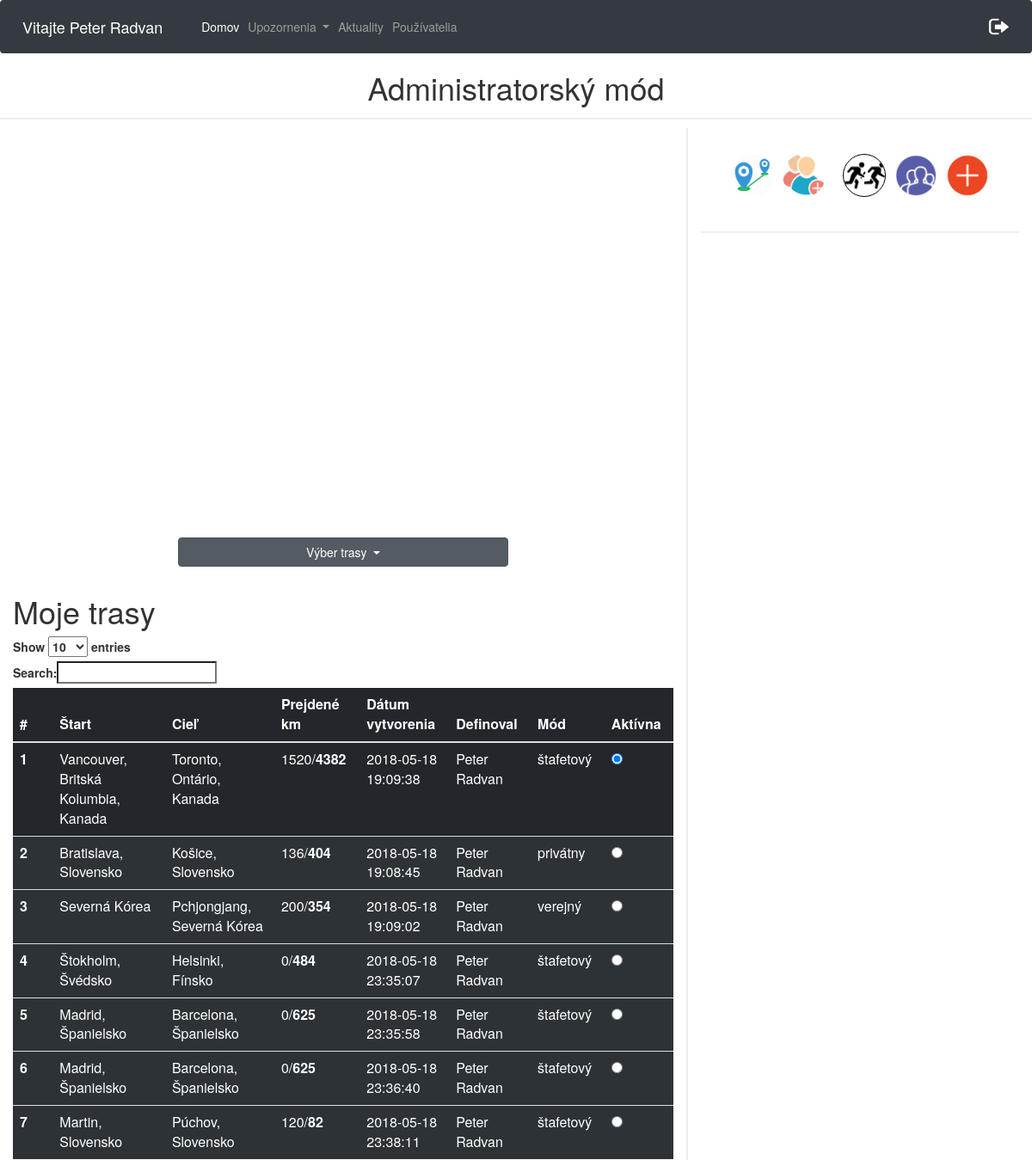
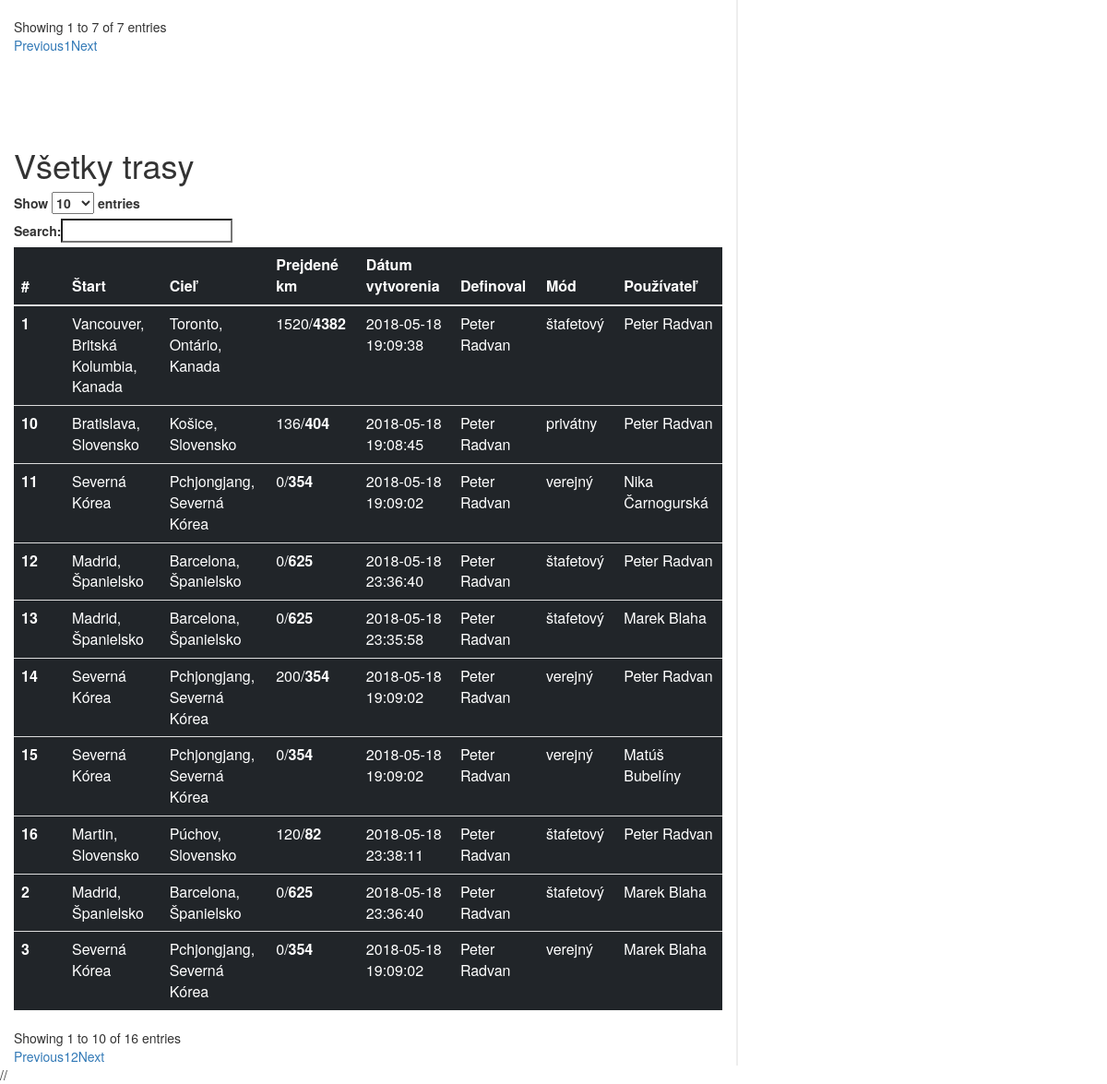
Screenshot of /cestyAdmin.php (signed in) with the database file from the repository (2 pictures, top to bottom).
### tables this page shows
CREATE TABLE `pouzivatelia` (
  `id` int(11) NOT NULL,
  `meno` varchar(20) NOT NULL,
  `priezvisko` varchar(20) NOT NULL,
  `email` varchar(40) NOT NULL,
  `heslo` varchar(60) NOT NULL,
  `stredna_skola` varchar(40) NOT NULL,
  `stredna_skola_adresa` varchar(60) NOT NULL,
  `ulica` varchar(40) NOT NULL,
  `psc` varchar(10) NOT NULL,
  `obec` varchar(40) NOT NULL,
  `rola` varchar(10) NOT NULL DEFAULT 'user',
  `odoberatel` tinyint(1) NOT NULL DEFAULT '0',
  `prve_prihlasenie` int(11) NOT NULL DEFAULT '0',
  `id_timu` int(11) DEFAULT NULL
);

CREATE TABLE `trasa_pouzivatel` (
  `id` int(11) NOT NULL,
  `id_pouzivatel` int(11) NOT NULL,
  `id_trasa` int(11) NOT NULL,
  `prejdene_km` int(11) NOT NULL,
  `aktivna_trasa` int(11) NOT NULL
);

CREATE TABLE `trasa` (
  `id` int(10) UNSIGNED NOT NULL,
  `start_nazov` varchar(50) NOT NULL,
  `start_lat` varchar(20) NOT NULL,
  `start_long` varchar(20) NOT NULL,
  `ciel_nazov` varchar(50) NOT NULL,
  `ciel_lat` varchar(20) NOT NULL,
  `ciel_long` varchar(20) NOT NULL,
  `celkove_km` double NOT NULL,
  `datum_vytvorenia` datetime NOT NULL,
  `mod_trasy` varchar(20) NOT NULL,
  `id_user` int(11) NOT NULL,
  `vytvoril` varchar(100) NOT NULL
);

### cestyAdmin.php (the view, shortened to what this page needs)
<html>
<head>
    <link rel="stylesheet" href="https://maxcdn.bootstrapcdn.com/bootstrap/4.0.0/css/bootstrap.min.css">
    <link rel="stylesheet" type="text/css" href="https://maxcdn.bootstrapcdn.com/bootstrap/3.3.7/css/bootstrap.min.css">
    <link rel="stylesheet" type="text/css" href="https://cdn.datatables.net/1.10.16/css/dataTables.bootstrap.min.css">
    <link rel="stylesheet" href="./css/cesty.css">
</head>
<body>
<nav class="navbar navbar-expand-lg  navbar-dark bg-dark">
        <span class="navbar-brand" >
            <?php
            $conn = new mysqli($servername, $username, $password, $dbname);
            $conn->set_charset("UTF8");
            $email= $_SESSION['email'];
            $query="SELECT meno, priezvisko from pouzivatelia WHERE email='$email'";
            $result = mysqli_query($conn,$query);
            while ($data = mysqli_fetch_array($result)){
                echo "Vitajte ".$data['meno']." ".$data['priezvisko'];
            }
            ?>
        </span>
    <div class="collapse navbar-collapse" id="navbarSupportedContent">
        <ul class="navbar-nav mr-auto">
            <li class="nav-item active">
                <a class="nav-link" href="cestyAdmin.php">Domov</a>
            </li>
            <li class="nav-item dropdown">
                <a class="nav-link dropdown-toggle" href="#" id="navbarDropdown" role="button" data-toggle="dropdown" aria-haspopup="true" aria-expanded="false">
                    Upozornenia
                </a>
            </li>
            <li class="nav-item">
                <a class="nav-link" href="aktuality.php">
                    Aktuality
                </a>
            </li>
            <li class="nav-item" id="registracia" style="display: none;">
                <a class="nav-link" href="registraciaPouzivatela.php">
                    Používatelia
                </a>
            </li>
        </ul>
        <ul class="nav navbar-nav navbar-right">
            <li><a href="aktuality.php?odhlasenie='1'"><img src="logOut.png" width="25px" height="20px"></a></li>
        </ul>
    </div>
</nav>
<h1 class="adminMode">Administratorský mód</h1>
<div class="row">
    <div class="col-8 leftCol">
        <div id="myMap" style="height: 400px; width: 70%"></div>
        <div class="dropdown show " id="trasyId">
            <a class="btn btn-secondary dropdown-toggle" href="#" role="button" id="dropdownMenuLink" data-toggle="dropdown" aria-haspopup="true" aria-expanded="false">
                Výber trasy
            </a>
            <?php
            $conn = new mysqli($servername, $username, $password, $dbname);
            $conn->set_charset("UTF8");
            $idU = $_SESSION['id'];
            $sql = "SELECT trasa.id as tid, pouzivatelia.id, trasa.start_nazov, trasa.ciel_nazov, trasa_pouzivatel.prejdene_km, trasa.celkove_km, trasa.datum_vytvorenia, trasa_pouzivatel.aktivna_trasa, trasa.mod_trasy, trasa.vytvoril
                    FROM trasa_pouzivatel
                    INNER JOIN trasa ON trasa.id = trasa_pouzivatel.id_trasa
                    INNER JOIN pouzivatelia on pouzivatelia.id = trasa_pouzivatel.id_pouzivatel
                    WHERE trasa_pouzivatel.id_pouzivatel = $idU ORDER BY aktivna_trasa DESC";
            ?>
        </div>
        <h1>Moje trasy</h1>
        <table class="table table-dark" id="privatneTrasy">
            <thead>
            <tr>
                <th scope="col">#</th>
                <th scope="col">Štart</th>
                <th scope="col">Cieľ</th>
                <th scope="col">Prejdené km</th>
                <th scope="col">Dátum vytvorenia</th>
                <th scope="col">Definoval</th>
                <th scope="col">Mód</th>
                <th scope="col">Aktívna</th>
            </tr>
            </thead>
            <tbody>
            <?php
            $i = 1;
            if ($result = $conn->query($sql)) {
                while ($row = $result->fetch_object()) {
                    echo "<tr>";
                    echo "<th scope='row'>$i <span class='spanId' >$row->id</span><span class='spanTid' >$row->tid</span></th>";
                    echo "<td>$row->start_nazov</td>";
                    echo "<td>$row->ciel_nazov</td>";
                    echo "<td>$row->prejdene_km/<b>".round($row->celkove_km)."</b></td>";
                    echo "<td>$row->datum_vytvorenia</td>";
                    echo "<td>$row->vytvoril</td>";
                    echo "<td>$row->mod_trasy</td>";
                    if($row->aktivna_trasa > 0){
                        echo "<td><input onclick='check($i)' class='radio' type='radio' checked> </td>";
                    }
                    else{
                        echo "<td><input onclick='check($i)' class='radio' type='radio' ></td>";
                    }
                    echo "</tr>";
                    $i++;
                }
            }
            ?>
            </tbody>
        </table>
        <h1 style="margin-top: 100px;">Všetky trasy</h1>
        <table class="table table-dark" id="vsetkyTrasy">
            <thead>
            <tr>
                <th scope="col">#</th>
                <th scope="col">Štart</th>
                <th scope="col">Cieľ</th>
                <th scope="col">Prejdené km</th>
                <th scope="col">Dátum vytvorenia</th>
                <th scope="col">Definoval</th>
                <th scope="col">Mód</th>
                <th scope="col">Používateľ</th>
            </tr>
            </thead>
            <tbody>
            <?php
            $sql = "SELECT trasa.id as tid, pouzivatelia.id, pouzivatelia.meno, pouzivatelia.priezvisko, trasa.start_nazov, trasa.ciel_nazov, trasa_pouzivatel.prejdene_km, trasa.celkove_km, trasa.datum_vytvorenia, trasa_pouzivatel.aktivna_trasa, trasa.mod_trasy, trasa.vytvoril
                    FROM trasa_pouzivatel
                    INNER JOIN trasa ON trasa.id = trasa_pouzivatel.id_trasa
                    INNER JOIN pouzivatelia on pouzivatelia.id = trasa_pouzivatel.id_pouzivatel
                    ORDER BY aktivna_trasa DESC";
            $i = 1;
            if ($result = $conn->query($sql)) {
                while ($row = $result->fetch_object()) {
                    echo "<tr>";
                    echo "<th scope='row'>$i <span class='spanId' >$row->id</span><span class='spanTid' >$row->tid</span></th>";
                    echo "<td>$row->start_nazov</td>";
                    echo "<td>$row->ciel_nazov</td>";
                    echo "<td>$row->prejdene_km/<b>".round($row->celkove_km)."</b></td>";
                    echo "<td>$row->datum_vytvorenia</td>";
                    echo "<td>$row->vytvoril</td>";
                    echo "<td>$row->mod_trasy</td>";
                    echo "<td>$row->meno $row->priezvisko</td>";
                    echo "</tr>";
                    $i++;
                }
            }
            ?>
            </tbody>
        </table>
    </div>
    <div class="col-4 rightCol">
        <img src="img/add.png"    id="privateBtn" class="addBtn" alt="add">
        <img src="img/public.png" id="publicBtn" class="addBtn" alt="add">
        <img src="img/relay.png"  id="relayBtn" class="addBtn" alt="add">
        <a href="stafetovyMod.php" > <img src="img/addpeople.png" id="addPeople" class="addBtn" alt="add"></a>
        <img src="img/distance.png" id="distanceBtn" class="addBtn" alt="add">
        <div class="progressDiv">
        </div>
    </div>
</div>
//<script src="https://cdnjs.cloudflare.com/ajax/libs/progressbar.js/1.0.1/progressbar.min.js"></script>
</body>
</html>

### css/cesty.css (style rules this page uses)
.leftCol { border-right: 2px solid #eee !important; }
.row { box-sizing: border-box !important; margin:0; }
#myMap { margin: 5% auto; }
#dropdownMenuLink { width:100% !important; margin-bottom:3% !important; }
#trasyId { margin: 0 auto; width:50% !important; }
.addBtn { position: absolute; top:30px; right:50px; width: 50px; height:50px; transition: all 0.3s linear; border-radius: 50%; }
.addBtn:nth-child(2) { right:110px; }
.addBtn:nth-child(3) { right:170px; border-radius: 50%; border: 1px solid black; }
#distanceBtn { left:50px; }
.addBtn:nth-child(5) { left:50px; background: #fff; border-radius: 50%; }
#addPeople { left:110px; }
#privatneTrasy tr { background: rgba(50,56,62,0.7); }
#privatneTrasy tr:first-child { background: rgba(50,56,62,0.1); }
.adminMode { text-align: center; border-bottom:2px solid #eeeeee; padding-bottom: 15px; }
.progressDiv { border-top: 2px solid #eee; margin-top: 120px; }

### rows the page displays
pouzivatelia: meno "Peter", priezvisko "Radvan"
trasa_pouzivatel: id_trasa.start_nazov "Vancouver, Britská Kolumbia, Kanada", id_trasa.ciel_nazov "Toronto, Ontário, Kanada", prejdene_km "1520", id_trasa.celkove_km "4382", id_trasa.datum_vytvorenia "2018-05-18 19:09:38", id_trasa.vytvoril "Peter Radvan", id_trasa.mod_trasy "štafetový", pouzivatelia.meno "Peter", pouzivatelia.priezvisko "Radvan"
trasa_pouzivatel: id_trasa.start_nazov "Bratislava, Slovensko", id_trasa.ciel_nazov "Košice, Slovensko", prejdene_km "136", id_trasa.celkove_km "404", id_trasa.datum_vytvorenia "2018-05-18 19:08:45", id_trasa.vytvoril "Peter Radvan", id_trasa.mod_trasy "privátny", pouzivatelia.meno "Peter", pouzivatelia.priezvisko "Radvan"
trasa_pouzivatel: id_trasa.start_nazov "Severná Kórea", id_trasa.ciel_nazov "Pchjongjang, Severná Kórea", prejdene_km "200", id_trasa.celkove_km "354", id_trasa.datum_vytvorenia "2018-05-18 19:09:02", id_trasa.vytvoril "Peter Radvan", id_trasa.mod_trasy "verejný", pouzivatelia.meno "Peter", pouzivatelia.priezvisko "Radvan"
trasa_pouzivatel: id_trasa.start_nazov "Štokholm, Švédsko", id_trasa.ciel_nazov "Helsinki, Fínsko", prejdene_km "0", id_trasa.celkove_km "484", id_trasa.datum_vytvorenia "2018-05-18 23:35:07", id_trasa.vytvoril "Peter Radvan", id_trasa.mod_trasy "štafetový"
trasa_pouzivatel: id_trasa.start_nazov "Madrid, Španielsko", id_trasa.ciel_nazov "Barcelona, Španielsko", prejdene_km "0", id_trasa.celkove_km "625", id_trasa.datum_vytvorenia "2018-05-18 23:35:58", id_trasa.vytvoril "Peter Radvan", id_trasa.mod_trasy "štafetový"
trasa_pouzivatel: id_trasa.start_nazov "Madrid, Španielsko", id_trasa.ciel_nazov "Barcelona, Španielsko", prejdene_km "0", id_trasa.celkove_km "625", id_trasa.datum_vytvorenia "2018-05-18 23:36:40", id_trasa.vytvoril "Peter Radvan", id_trasa.mod_trasy "štafetový", pouzivatelia.meno "Peter", pouzivatelia.priezvisko "Radvan"
trasa_pouzivatel: id_trasa.start_nazov "Martin, Slovensko", id_trasa.ciel_nazov "Púchov, Slovensko", prejdene_km "120", id_trasa.celkove_km "82", id_trasa.datum_vytvorenia "2018-05-18 23:38:11", id_trasa.vytvoril "Peter Radvan", id_trasa.mod_trasy "štafetový", pouzivatelia.meno "Peter", pouzivatelia.priezvisko "Radvan"
trasa_pouzivatel: id_trasa.start_nazov "Madrid, Španielsko", id_trasa.ciel_nazov "Barcelona, Španielsko", prejdene_km "0", id_trasa.celkove_km "625", id_trasa.datum_vytvorenia "2018-05-18 23:36:40", id_trasa.vytvoril "Peter Radvan", id_trasa.mod_trasy "štafetový", pouzivatelia.meno "Marek", pouzivatelia.priezvisko "Blaha"
trasa_pouzivatel: id_trasa.start_nazov "Severná Kórea", id_trasa.ciel_nazov "Pchjongjang, Severná Kórea", prejdene_km "0", id_trasa.celkove_km "354", id_trasa.datum_vytvorenia "2018-05-18 19:09:02", id_trasa.vytvoril "Peter Radvan", id_trasa.mod_trasy "verejný", pouzivatelia.meno "Marek", pouzivatelia.priezvisko "Blaha"
trasa_pouzivatel: id_trasa.start_nazov "Severná Kórea", id_trasa.ciel_nazov "Pchjongjang, Severná Kórea", prejdene_km "0", id_trasa.celkove_km "354", id_trasa.datum_vytvorenia "2018-05-18 19:09:02", id_trasa.vytvoril "Peter Radvan", id_trasa.mod_trasy "verejný", pouzivatelia.meno "Nika", pouzivatelia.priezvisko "Čarnogurská"
trasa_pouzivatel: id_trasa.start_nazov "Madrid, Španielsko", id_trasa.ciel_nazov "Barcelona, Španielsko", prejdene_km "0", id_trasa.celkove_km "625", id_trasa.datum_vytvorenia "2018-05-18 23:35:58", id_trasa.vytvoril "Peter Radvan", id_trasa.mod_trasy "štafetový", pouzivatelia.meno "Marek", pouzivatelia.priezvisko "Blaha"
trasa_pouzivatel: id_trasa.start_nazov "Severná Kórea", id_trasa.ciel_nazov "Pchjongjang, Severná Kórea", prejdene_km "0", id_trasa.celkove_km "354", id_trasa.datum_vytvorenia "2018-05-18 19:09:02", id_trasa.vytvoril "Peter Radvan", id_trasa.mod_trasy "verejný", pouzivatelia.meno "Matúš", pouzivatelia.priezvisko "Bubelíny"
